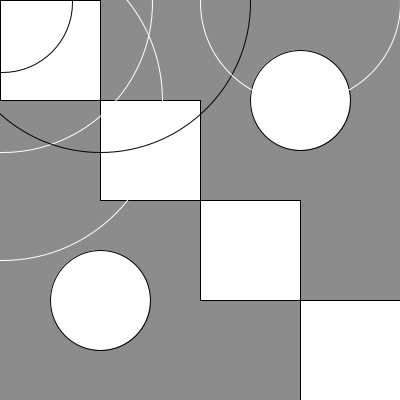
Frame 1 (no input)
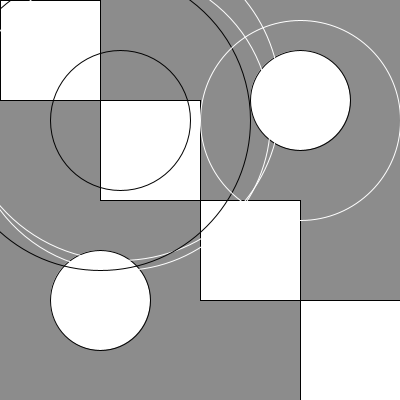
Frame 60 (the mouse pressed at the canvas centre just before this capture)
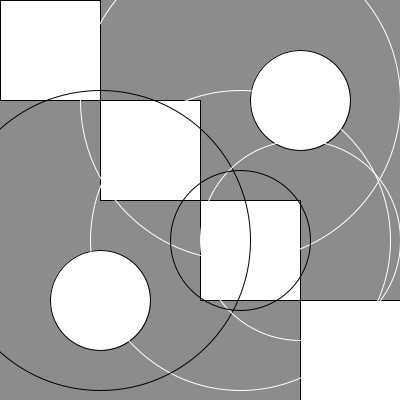
Frame 120 (the mouse held since frame 60 and released just before this capture)

The Processing sketch that drew these frames (run headless with seeded random() and noise(); from frame 60 on, the mouse is pressed at the canvas centre):

// Processing sketch: processing_5095
// ── processing_5095.pde

//basis
int x = 0;
int y = 0; 
int speed = 2; 
void setup() { 
size(400,400); 
smooth(); 
} 

//tekenen 
void draw() { 
background(140); 
y = y + speed; 
x = x + speed;
if ((x > height) || (x < 0)) 
if ((y > height) || (y < 0)) { 
speed = speed * -1; 


} 
//vierkanten
fill(255);
rect(100,100,100,100);
rect(200,200,100,100);
rect(0,0,100,100);
rect(300,300,100,100);

//kleine dichte cirkels
ellipse(300,100,100,100);
ellipse(100,300,100,100);

//grote doorzichtige cirkels
stroke(255); 
noFill(); 
ellipse(x,y,300,300); 

stroke(255); 
noFill(); 
ellipse(x,100,320,320); 

stroke(1); 
noFill(); 
ellipse(100,y,300,300);

//kleine doorzichtige cirkels

stroke(255); 
noFill(); 
ellipse(300,y,200,200); 
 
 
stroke(1); 
noFill(); 
ellipse(x,y,140,140); 


}
